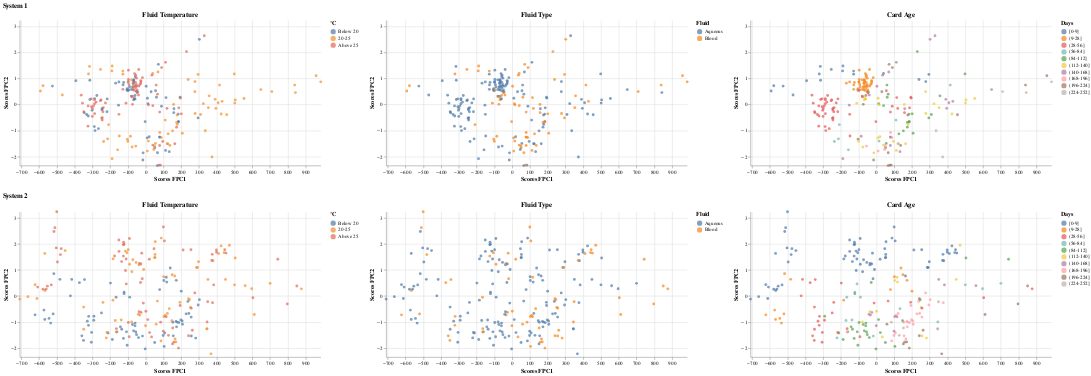

Notebook code for this chart:
### Markdown cell above
### System 1 versus System 2: Sensor A - Cal Window

### Code cell
pc_scores_s1_A_cal_window, pc_scores_s2_A_cal_window,fpca_s1_A_cal_window,fpca_s2_A_cal_window = fpca_two_inputs(A1_cal_window_combine_balanced.iloc[:,:-6], A2_cal_window_combine_balanced.iloc[:,:-6], color_fpc1_s1='tab:blue', color_fpc2_s1='tab:cyan', color_fpc1_s2='tab:orange', color_fpc2_s2='gold')
print("--------------------------------------------------- Bootstrap -------------------------------------------------------------------------------------------")
ac1, ac2 = bootstrap(A1_cal_window_combine_balanced, A2_cal_window_combine_balanced,"A","cal_window",features="FluidTempBin")
print("--------------------------------------------------- PCA Scores -------------------------------------------------------------------------------------------")
create_pc_scores_plots(pc_scores_s1_A_cal_window, pc_scores_s2_A_cal_window, A1_cal_window_combine_balanced, A2_cal_window_combine_balanced,features="FluidTempBin")

### Figure 1 — Vega-Lite specification as saved in the notebook (floating-point values rounded to 4 significant figures; data arrays with more than 128 entries replaced by an {"elided": "..."} marker saying what was removed)
{"config": {"view": {"continuousWidth": 300, "continuousHeight": 300, "stroke": null}}, "vconcat": [{"hconcat": [{"mark": {"type": "circle"}, "encoding": {"color": {"field": "FluidTempBin", "scale": {"domain": ["Below 20", "20-25", "Above 25"], "range": ["#4e79a7", "#f28e2b", "#e16759"]}, "sort": ["Below 20", "20-25", "Above 25"], "title": "°C", "type": "ordinal"}, "tooltip": [{"field": "TestID", "type": "quantitative"}, {"field": "PC1_Scores", "type": "quantitative"}, {"field": "PC2_Scores", "type": "quantitative"}, {"field": "FluidTempBin", "title": "Fluid Temperature", "type": "ordinal"}], "x": {"field": "PC1_Scores", "scale": {"domain": [-709.4, 985.5]}, "title": "Scores FPC1", "type": "quantitative"}, "y": {"field": "PC2_Scores", "scale": {"domain": [-2.339, 3.231]}, "title": "Scores FPC2", "type": "quantitative"}}, "height": 280, "title": "Fluid Temperature", "width": 580}, {"mark": {"type": "circle"}, "encoding": {"color": {"field": "FluidTypeBin", "scale": {"scheme": "tableau10"}, "title": "Fluid", "type": "nominal"}, "tooltip": [{"field": "TestID", "type": "quantitative"}, {"field": "PC1_Scores", "type": "quantitative"}, {"field": "PC2_Scores", "type": "quantitative"}, {"field": "FluidTypeBin", "title": "Fluid Type", "type": "nominal"}], "x": {"field": "PC1_Scores", "scale": {"domain": [-709.4, 985.5]}, "title": "Scores FPC1", "type": "quantitative"}, "y": {"field": "PC2_Scores", "scale": {"domain": [-2.339, 3.231]}, "title": "Scores FPC2", "type": "quantitative"}}, "height": 280, "title": "Fluid Type", "width": 580}, {"mark": {"type": "circle"}, "encoding": {"color": {"field": "CardAgeBin", "scale": {"scheme": "tableau10"}, "sort": ["[0-9]", "(9-28]", "(28-56]", "(56-84]", "(84-112]", "(112-140]", "(140-168]", "(168-196]", "(196-224]", "(224-252]"], "title": "Days", "type": "ordinal"}, "tooltip": [{"field": "TestID", "type": "quantitative"}, {"field": "PC1_Scores", "type": "quantitative"}, {"field": "PC2_Scores", "type": "quantitative"}, {"field": "CardAgeBin", "title": "Card Age", "type": "ordinal"}], "x": {"field": "PC1_Scores", "scale": {"domain": [-709.4, 985.5]}, "title": "Scores FPC1", "type": "quantitative"}, "y": {"field": "PC2_Scores", "scale": {"domain": [-2.339, 3.231]}, "title": "Scores FPC2", "type": "quantitative"}}, "height": 280, "title": "Card Age", "width": 580}], "data": {"name": "data-6909c7113c5369ed5229ba6886f90b7a"}, "resolve": {"scale": {"color": "independent"}}, "title": "System 1"}, {"hconcat": [{"mark": {"type": "circle"}, "encoding": {"color": {"field": "FluidTempBin", "scale": {"domain": ["Below 20", "20-25", "Above 25"], "range": ["#4e79a7", "#f28e2b", "#e16759"]}, "sort": ["Below 20", "20-25", "Above 25"], "title": "°C", "type": "ordinal"}, "tooltip": [{"field": "TestID", "type": "quantitative"}, {"field": "PC1_Scores", "type": "quantitative"}, {"field": "PC2_Scores", "type": "quantitative"}, {"field": "FluidTempBin", "title": "Fluid Temperature", "type": "ordinal"}], "x": {"field": "PC1_Scores", "scale": {"domain": [-709.4, 985.5]}, "title": "Scores FPC1", "type": "quantitative"}, "y": {"field": "PC2_Scores", "scale": {"domain": [-2.339, 3.231]}, "title": "Scores FPC2", "type": "quantitative"}}, "height": 280, "title": "Fluid Temperature", "width": 580}, {"mark": {"type": "circle"}, "encoding": {"color": {"field": "FluidTypeBin", "scale": {"scheme": "tableau10"}, "title": "Fluid", "type": "nominal"}, "tooltip": [{"field": "TestID", "type": "quantitative"}, {"field": "PC1_Scores", "type": "quantitative"}, {"field": "PC2_Scores", "type": "quantitative"}, {"field": "FluidTypeBin", "title": "Fluid Type", "type": "nominal"}], "x": {"field": "PC1_Scores", "scale": {"domain": [-709.4, 985.5]}, "title": "Scores FPC1", "type": "quantitative"}, "y": {"field": "PC2_Scores", "scale": {"domain": [-2.339, 3.231]}, "title": "Scores FPC2", "type": "quantitative"}}, "height": 280, "title": "Fluid Type", "width": 580}, {"mark": {"type": "circle"}, "encoding": {"color": {"field": "CardAgeBin", "scale": {"scheme": "tableau10"}, "sort": ["[0-9]", "(9-28]", "(28-56]", "(56-84]", "(84-112]", "(112-140]", "(140-168]", "(168-196]", "(196-224]", "(224-252]"], "title": "Days", "type": "ordinal"}, "tooltip": [{"field": "TestID", "type": "quantitative"}, {"field": "PC1_Scores", "type": "quantitative"}, {"field": "PC2_Scores", "type": "quantitative"}, {"field": "CardAgeBin", "title": "Card Age", "type": "ordinal"}], "x": {"field": "PC1_Scores", "scale": {"domain": [-709.4, 985.5]}, "title": "Scores FPC1", "type": "quantitative"}, "y": {"field": "PC2_Scores", "scale": {"domain": [-2.339, 3.231]}, "title": "Scores FPC2", "type": "quantitative"}}, "height": 280, "title": "Card Age", "width": 580}], "data": {"name": "data-db283610e1db18b2d03a3f0828d028ab"}, "resolve": {"scale": {"color": "independent"}}, "title": "System 2"}], "$schema": "https://vega.github.io/schema/vega-lite/v5.16.3.json", "datasets": {"data-6909c7113c5369ed5229ba6886f90b7a": {"elided": "216 records"}, "data-db283610e1db18b2d03a3f0828d028ab": {"elided": "216 records"}}}
